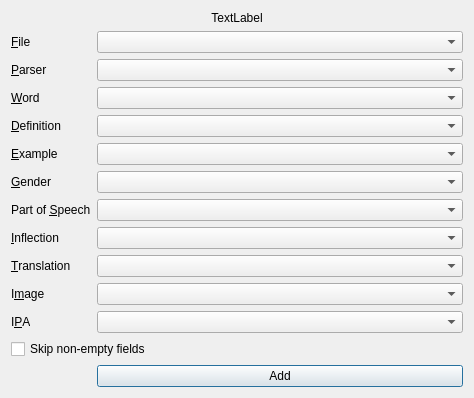
<?xml version="1.0" encoding="UTF-8"?>
<ui version="4.0">
 <class>Dialog</class>
 <widget class="QDialog" name="Dialog">
  <property name="geometry">
   <rect>
    <x>0</x>
    <y>0</y>
    <width>474</width>
    <height>392</height>
   </rect>
  </property>
  <property name="windowTitle">
   <string/>
  </property>
  <layout class="QVBoxLayout" name="verticalLayout">
   <item>
    <widget class="QLabel" name="icon">
     <property name="text">
      <string>TextLabel</string>
     </property>
     <property name="alignment">
      <set>Qt::AlignCenter</set>
     </property>
    </widget>
   </item>
   <item>
    <layout class="QFormLayout" name="formLayout">
     <item row="0" column="0">
      <widget class="QLabel" name="label_6">
       <property name="text">
        <string>&amp;File</string>
       </property>
       <property name="buddy">
        <cstring>fileComboBox</cstring>
       </property>
      </widget>
     </item>
     <item row="0" column="1">
      <widget class="QComboBox" name="fileComboBox"/>
     </item>
     <item row="1" column="0">
      <widget class="QLabel" name="label_8">
       <property name="text">
        <string>&amp;Parser</string>
       </property>
       <property name="buddy">
        <cstring>parserComboBox</cstring>
       </property>
      </widget>
     </item>
     <item row="1" column="1">
      <widget class="QComboBox" name="parserComboBox"/>
     </item>
     <item row="2" column="0">
      <widget class="QLabel" name="label">
       <property name="text">
        <string>&amp;Word</string>
       </property>
       <property name="buddy">
        <cstring>wordFieldComboBox</cstring>
       </property>
      </widget>
     </item>
     <item row="2" column="1">
      <widget class="QComboBox" name="wordFieldComboBox"/>
     </item>
     <item row="3" column="0">
      <widget class="QLabel" name="label_2">
       <property name="text">
        <string>&amp;Definition</string>
       </property>
       <property name="buddy">
        <cstring>definitionFieldComboBox</cstring>
       </property>
      </widget>
     </item>
     <item row="3" column="1">
      <widget class="QComboBox" name="definitionFieldComboBox"/>
     </item>
     <item row="4" column="0">
      <widget class="QLabel" name="label_3">
       <property name="text">
        <string>&amp;Example</string>
       </property>
       <property name="buddy">
        <cstring>exampleFieldComboBox</cstring>
       </property>
      </widget>
     </item>
     <item row="4" column="1">
      <widget class="QComboBox" name="exampleFieldComboBox"/>
     </item>
     <item row="5" column="0">
      <widget class="QLabel" name="label_4">
       <property name="text">
        <string>&amp;Gender</string>
       </property>
       <property name="buddy">
        <cstring>genderFieldComboBox</cstring>
       </property>
      </widget>
     </item>
     <item row="5" column="1">
      <widget class="QComboBox" name="genderFieldComboBox"/>
     </item>
     <item row="6" column="0">
      <widget class="QLabel" name="label_5">
       <property name="text">
        <string>Part of &amp;Speech</string>
       </property>
       <property name="buddy">
        <cstring>POSFieldComboBox</cstring>
       </property>
      </widget>
     </item>
     <item row="6" column="1">
      <widget class="QComboBox" name="POSFieldComboBox"/>
     </item>
     <item row="7" column="0">
      <widget class="QLabel" name="label_9">
       <property name="text">
        <string>&amp;Inflection</string>
       </property>
       <property name="buddy">
        <cstring>inflectionFieldComboBox</cstring>
       </property>
      </widget>
     </item>
     <item row="7" column="1">
      <widget class="QComboBox" name="inflectionFieldComboBox"/>
     </item>
     <item row="8" column="0">
      <widget class="QLabel" name="label_10">
       <property name="text">
        <string>&amp;Translation</string>
       </property>
       <property name="buddy">
        <cstring>translationFieldComboBox</cstring>
       </property>
      </widget>
     </item>
     <item row="8" column="1">
      <widget class="QComboBox" name="translationFieldComboBox"/>
     </item>
     <item row="9" column="0">
      <widget class="QLabel" name="label_7">
       <property name="text">
        <string>I&amp;mage</string>
       </property>
       <property name="buddy">
        <cstring>imageFieldComboBox</cstring>
       </property>
      </widget>
     </item>
     <item row="9" column="1">
      <widget class="QComboBox" name="imageFieldComboBox"/>
     </item>
     <item row="10" column="0">
      <widget class="QLabel" name="label_11">
       <property name="text">
        <string>I&amp;PA</string>
       </property>
       <property name="buddy">
        <cstring>ipaFieldComboBox</cstring>
       </property>
      </widget>
     </item>
     <item row="11" column="0" colspan="2">
      <widget class="QCheckBox" name="skipNonEmptyCheckBox">
       <property name="text">
        <string>Skip non-empty fields</string>
       </property>
      </widget>
     </item>
     <item row="12" column="1">
      <widget class="QPushButton" name="addButton">
       <property name="text">
        <string>Add</string>
       </property>
      </widget>
     </item>
     <item row="10" column="1">
      <widget class="QComboBox" name="ipaFieldComboBox"/>
     </item>
    </layout>
   </item>
  </layout>
 </widget>
 <tabstops>
  <tabstop>fileComboBox</tabstop>
  <tabstop>parserComboBox</tabstop>
  <tabstop>wordFieldComboBox</tabstop>
  <tabstop>definitionFieldComboBox</tabstop>
  <tabstop>exampleFieldComboBox</tabstop>
  <tabstop>genderFieldComboBox</tabstop>
  <tabstop>POSFieldComboBox</tabstop>
  <tabstop>inflectionFieldComboBox</tabstop>
  <tabstop>translationFieldComboBox</tabstop>
  <tabstop>imageFieldComboBox</tabstop>
  <tabstop>ipaFieldComboBox</tabstop>
  <tabstop>skipNonEmptyCheckBox</tabstop>
  <tabstop>addButton</tabstop>
 </tabstops>
 <resources/>
 <connections/>
</ui>
